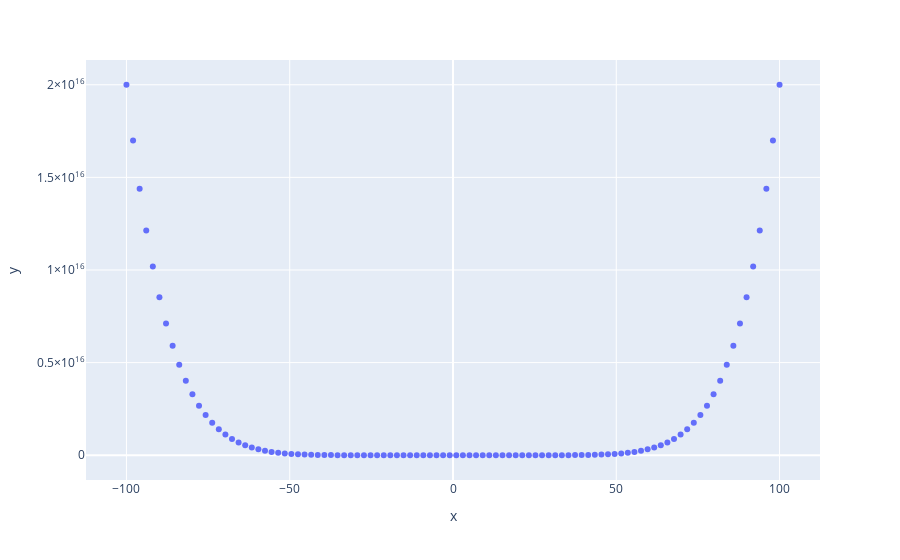

The notebook cell saved with this chart:
### Code cell
import plotly.express as px
fig = px.scatter(x=pd.Series(x), y=pd.Series(y))
fig.show()
